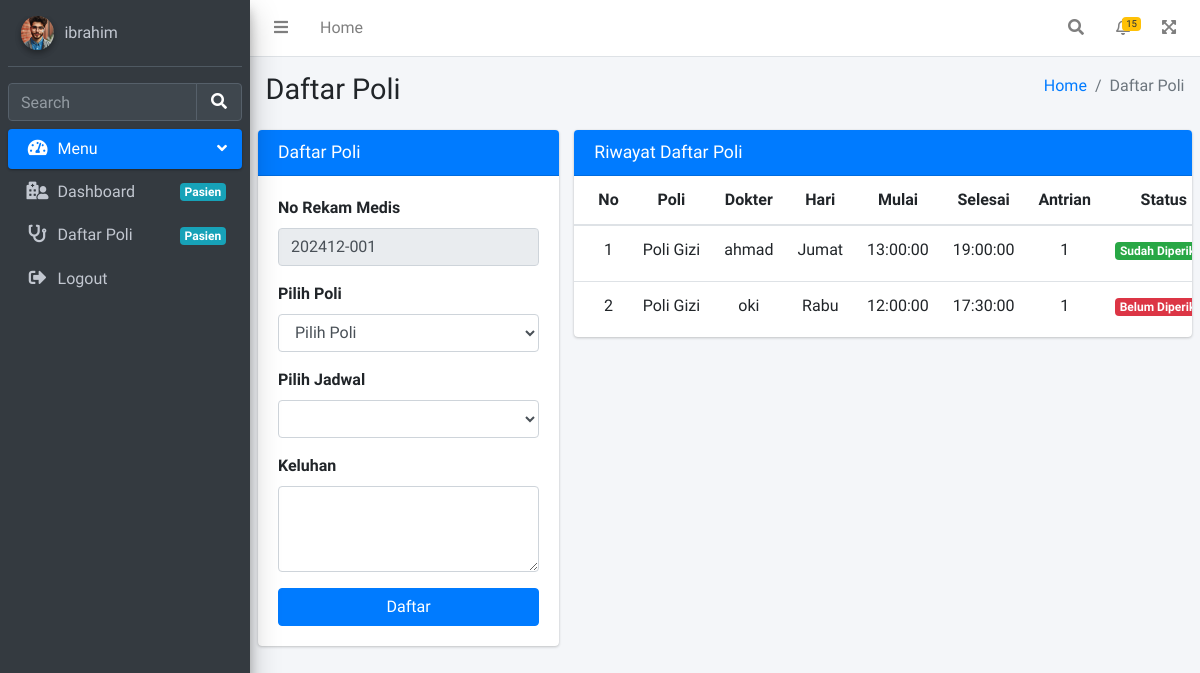
Screenshot of /daftarPoli.php (signed in) with the database file from the repository.
### tables this page shows
CREATE TABLE `daftar_poli` (
  `id` int(10) UNSIGNED NOT NULL,
  `id_pasien` int(11) UNSIGNED NOT NULL,
  `id_jadwal` int(11) UNSIGNED NOT NULL,
  `keluhan` text NOT NULL,
  `no_antrian` int(10) UNSIGNED NOT NULL,
  `status_periksa` enum('0','1') NOT NULL
);

CREATE TABLE `poli` (
  `id` int(11) NOT NULL,
  `nama_poli` varchar(25) NOT NULL,
  `keterangan` text NOT NULL
);

CREATE TABLE `dokter` (
  `id` int(11) NOT NULL,
  `nama` varchar(255) NOT NULL,
  `password` varchar(50) NOT NULL,
  `alamat` varchar(255) NOT NULL,
  `no_hp` varchar(50) NOT NULL,
  `id_poli` int(11) NOT NULL
);

CREATE TABLE `jadwal_periksa` (
  `id` int(10) UNSIGNED NOT NULL,
  `id_dokter` int(11) NOT NULL,
  `hari` enum('Senin','Selasa','Rabu','Kamis','Jumat','Sabtu') NOT NULL,
  `jam_mulai` time NOT NULL,
  `jam_selesai` time NOT NULL,
  `aktif` char(1) NOT NULL DEFAULT 'N'
);

### pages/daftarPoli/index.php (the view, shortened to what this page needs)
<section class="content-header">
    <div class="container-fluid">
        <div class="row mb-2">
            <div class="col-sm-6">
                <h1>Daftar Poli</h1>
            </div>
            <div class="col-sm-6">
                <ol class="breadcrumb float-sm-right">
                    <li class="breadcrumb-item"><a href="#">Home</a></li>
                    <li class="breadcrumb-item active">Daftar Poli</li>
                </ol>
            </div>
        </div>
    </div>
</section>
<section class="content">
    <div class="row">
        <div class="col-md-4">
            <div class="card card-primary">
                <div class="card-header">
                    <h3 class="card-title">Daftar Poli</h3>
                </div>
                <div class="card-body">
                    <form action="pages/daftarPoli/daftarPoli.php" method="post">
                        <div class="form-group mb-3">
                            <label for="no_rm font-weight-bold">No Rekam Medis</label>
                            <input type="text" class="form-control" name="no_rm"
                                value="<?php echo $_SESSION['no_rm'] ?>" readonly required>
                        </div>
                        <div class="form-group">
                            <label for="poli">Pilih Poli</label>
                            <select class="form-control" id="poli" name="poli" required>
                            <option value="" disabled selected>Pilih Poli</option>
                            </select>
                        </div>
                        <div class="form-group mb-3">
                            <label for="no_rm font-weight-bold">Pilih Jadwal</label>
                            <select class="form-control" id="jadwal" name="jadwal" required>
                            </select>
                        </div>
                        <div class="form-group mb-3">
                            <label for="keluhan">Keluhan</label>
                            <textarea class="form-control" rows="3" id="keluhan" name="keluhan" required></textarea>
                        </div>
                        <button type="submit" class="btn btn-block btn-primary">
                            Daftar
                        </button>
                    </form>
                </div>
            </div>
        </div>
        <div class="col-md-8">
            <div class="card card-primary">
                <div class="card-header">
                    <h3 class="card-title">Riwayat Daftar Poli</h3>
                </div>
                <div class="card-body table-responsive p-0">
                    <table class="table table-hover text-nowrap">
                        <thead>
                            <tr class="text-center">
                                <th>No</th>
                                <th>Poli</th>
                                <th>Dokter</th>
                                <th>Hari</th>
                                <th>Mulai</th>
                                <th>Selesai</th>
                                <th>Antrian</th>
                                <th>Status</th>
                            </tr>
                        </thead>
                        <tbody>
                            <?php
                            require 'config/koneksi.php';
                            $no = 1;
                            $query = "SELECT daftar_poli.id as idDaftarPoli, poli.nama_poli, dokter.nama, jadwal_periksa.hari, jadwal_periksa.jam_mulai, jadwal_periksa.jam_selesai,
                            daftar_poli.no_antrian, daftar_poli.status_periksa FROM daftar_poli INNER JOIN jadwal_periksa ON daftar_poli.id_jadwal = jadwal_periksa.id INNER JOIN dokter
                            ON jadwal_periksa.id_dokter = dokter.id INNER JOIN poli ON dokter.id_poli = poli.id WHERE daftar_poli.id_pasien = '$idPasien'";
                            $result = mysqli_query($mysqli, $query);
                            while ($data = mysqli_fetch_assoc($result)) {
                            ?>
                            <tr class="text-center">
                                <td><?php echo $no++ ?></td>
                                <td><?php echo $data['nama_poli'] ?></td>
                                <td><?php echo $data['nama'] ?></td>
                                <td><?php echo $data['hari'] ?></td>
                                <td><?php echo $data['jam_mulai'] ?></td>
                                <td><?php echo $data['jam_selesai'] ?></td>
                                <td ><?php echo $data['no_antrian'] ?></td>
                                <td>
                                    <?php if ($data['status_periksa'] == 0) { ?>
                                        <span class="badge badge-danger">Belum Diperiksa</span>
                                    <?php } elseif ($data['status_periksa'] == 1) { ?>
                                        <span class="badge badge-success">Sudah Diperiksa</span>
                                    <?php } ?>
                                </td>
                            </tr>
                            <?php } ?>
                        </tbody>
                    </table>
                </div>
            </div>
        </div>
    </div>
</section>

### rows the page displays
daftar_poli: poli.nama_poli "Poli Gizi", dokter.nama "ahmad", id_jadwal.hari "Jumat", id_jadwal.jam_mulai "13:00:00", id_jadwal.jam_selesai "19:00:00", no_antrian "1", status_periksa "Sudah…"
daftar_poli: poli.nama_poli "Poli Gizi", dokter.nama "oki", id_jadwal.hari "Rabu", id_jadwal.jam_mulai "12:00:00", id_jadwal.jam_selesai "17:30:00", no_antrian "1", status_periksa "Belum…"

### other values shown
$username "ibrahim"
